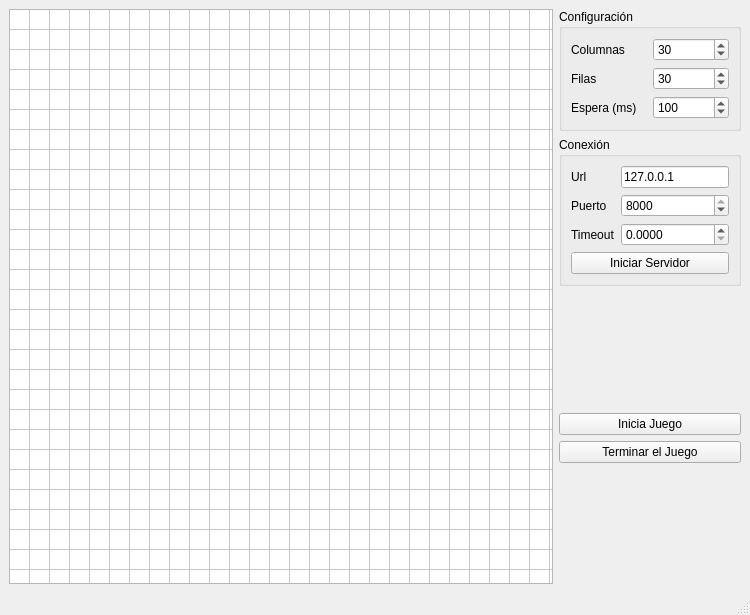
<?xml version="1.0" encoding="UTF-8"?>
<ui version="4.0">
 <class>MainWindow</class>
 <widget class="QMainWindow" name="MainWindow">
  <property name="geometry">
   <rect>
    <x>0</x>
    <y>0</y>
    <width>750</width>
    <height>615</height>
   </rect>
  </property>
  <property name="minimumSize">
   <size>
    <width>0</width>
    <height>0</height>
   </size>
  </property>
  <property name="windowTitle">
   <string>Servidor</string>
  </property>
  <widget class="QWidget" name="centralwidget">
   <layout class="QHBoxLayout" name="horizontalLayout">
    <item>
     <widget class="QTableWidget" name="tableWidget">
      <property name="sizePolicy">
       <sizepolicy hsizetype="Expanding" vsizetype="Expanding">
        <horstretch>0</horstretch>
        <verstretch>0</verstretch>
       </sizepolicy>
      </property>
      <property name="verticalScrollBarPolicy">
       <enum>Qt::ScrollBarAlwaysOff</enum>
      </property>
      <property name="horizontalScrollBarPolicy">
       <enum>Qt::ScrollBarAlwaysOff</enum>
      </property>
      <property name="autoScroll">
       <bool>true</bool>
      </property>
      <property name="dragDropOverwriteMode">
       <bool>true</bool>
      </property>
      <property name="rowCount">
       <number>30</number>
      </property>
      <property name="columnCount">
       <number>30</number>
      </property>
      <attribute name="horizontalHeaderVisible">
       <bool>false</bool>
      </attribute>
      <attribute name="horizontalHeaderDefaultSectionSize">
       <number>20</number>
      </attribute>
      <attribute name="horizontalHeaderHighlightSections">
       <bool>false</bool>
      </attribute>
      <attribute name="horizontalHeaderMinimumSectionSize">
       <number>1</number>
      </attribute>
      <attribute name="verticalHeaderVisible">
       <bool>false</bool>
      </attribute>
      <attribute name="verticalHeaderDefaultSectionSize">
       <number>20</number>
      </attribute>
      <attribute name="verticalHeaderHighlightSections">
       <bool>false</bool>
      </attribute>
      <attribute name="verticalHeaderMinimumSectionSize">
       <number>1</number>
      </attribute>
      <row/>
      <row/>
      <row/>
      <row/>
      <row/>
      <row/>
      <row/>
      <row/>
      <row/>
      <row/>
      <row/>
      <row/>
      <row/>
      <row/>
      <row/>
      <row/>
      <row/>
      <row/>
      <row/>
      <row/>
      <row/>
      <row/>
      <row/>
      <row/>
      <row/>
      <row/>
      <row/>
      <row/>
      <row/>
      <row/>
      <column/>
      <column/>
      <column/>
      <column/>
      <column/>
      <column/>
      <column/>
      <column/>
      <column/>
      <column/>
      <column/>
      <column/>
      <column/>
      <column/>
      <column/>
      <column/>
      <column/>
      <column/>
      <column/>
      <column/>
      <column/>
      <column/>
      <column/>
      <column/>
      <column/>
      <column/>
      <column/>
      <column/>
      <column/>
      <column/>
     </widget>
    </item>
    <item>
     <layout class="QVBoxLayout" name="verticalLayout_2">
      <property name="sizeConstraint">
       <enum>QLayout::SetMinimumSize</enum>
      </property>
      <item>
       <widget class="QGroupBox" name="groupBox">
        <property name="sizePolicy">
         <sizepolicy hsizetype="Preferred" vsizetype="Maximum">
          <horstretch>0</horstretch>
          <verstretch>0</verstretch>
         </sizepolicy>
        </property>
        <property name="title">
         <string>Configuración</string>
        </property>
        <layout class="QGridLayout" name="gridLayout">
         <item row="0" column="0">
          <widget class="QLabel" name="label_3">
           <property name="text">
            <string>Columnas</string>
           </property>
          </widget>
         </item>
         <item row="1" column="0">
          <widget class="QLabel" name="label">
           <property name="text">
            <string>Filas</string>
           </property>
          </widget>
         </item>
         <item row="0" column="1">
          <widget class="QSpinBox" name="spinBox_2">
           <property name="minimum">
            <number>1</number>
           </property>
           <property name="maximum">
            <number>1000000000</number>
           </property>
           <property name="value">
            <number>30</number>
           </property>
          </widget>
         </item>
         <item row="1" column="1">
          <widget class="QSpinBox" name="spinBox_3">
           <property name="minimum">
            <number>1</number>
           </property>
           <property name="maximum">
            <number>1000000000</number>
           </property>
           <property name="value">
            <number>30</number>
           </property>
          </widget>
         </item>
         <item row="2" column="1">
          <widget class="QSpinBox" name="spinBox">
           <property name="maximum">
            <number>3000</number>
           </property>
           <property name="value">
            <number>100</number>
           </property>
          </widget>
         </item>
         <item row="2" column="0">
          <widget class="QLabel" name="label_2">
           <property name="text">
            <string>Espera (ms)</string>
           </property>
          </widget>
         </item>
        </layout>
       </widget>
      </item>
      <item>
       <widget class="QGroupBox" name="groupBox_2">
        <property name="sizePolicy">
         <sizepolicy hsizetype="Maximum" vsizetype="Maximum">
          <horstretch>0</horstretch>
          <verstretch>0</verstretch>
         </sizepolicy>
        </property>
        <property name="title">
         <string>Conexión</string>
        </property>
        <layout class="QGridLayout" name="gridLayout_2">
         <item row="0" column="0">
          <widget class="QLabel" name="label_6">
           <property name="text">
            <string>Url</string>
           </property>
          </widget>
         </item>
         <item row="0" column="1">
          <widget class="QLineEdit" name="lineEdit">
           <property name="text">
            <string>127.0.0.1</string>
           </property>
          </widget>
         </item>
         <item row="2" column="0">
          <widget class="QLabel" name="label_5">
           <property name="text">
            <string>Timeout</string>
           </property>
          </widget>
         </item>
         <item row="3" column="0" colspan="2">
          <widget class="QPushButton" name="pushButton">
           <property name="text">
            <string>Iniciar Servidor</string>
           </property>
          </widget>
         </item>
         <item row="2" column="1">
          <widget class="QDoubleSpinBox" name="doubleSpinBox">
           <property name="decimals">
            <number>4</number>
           </property>
          </widget>
         </item>
         <item row="1" column="0">
          <widget class="QLabel" name="label_4">
           <property name="text">
            <string>Puerto</string>
           </property>
          </widget>
         </item>
         <item row="1" column="1">
          <widget class="QSpinBox" name="spinBox_4">
           <property name="maximum">
            <number>8000</number>
           </property>
           <property name="value">
            <number>8000</number>
           </property>
          </widget>
         </item>
        </layout>
       </widget>
      </item>
      <item>
       <spacer name="verticalSpacer_2">
        <property name="orientation">
         <enum>Qt::Vertical</enum>
        </property>
        <property name="sizeType">
         <enum>QSizePolicy::MinimumExpanding</enum>
        </property>
        <property name="sizeHint" stdset="0">
         <size>
          <width>20</width>
          <height>40</height>
         </size>
        </property>
       </spacer>
      </item>
      <item>
       <widget class="QPushButton" name="pushButton_2">
        <property name="text">
         <string>Inicia Juego</string>
        </property>
       </widget>
      </item>
      <item>
       <widget class="QPushButton" name="pushButton_3">
        <property name="text">
         <string>Terminar el Juego</string>
        </property>
       </widget>
      </item>
      <item>
       <spacer name="verticalSpacer">
        <property name="orientation">
         <enum>Qt::Vertical</enum>
        </property>
        <property name="sizeType">
         <enum>QSizePolicy::MinimumExpanding</enum>
        </property>
        <property name="sizeHint" stdset="0">
         <size>
          <width>20</width>
          <height>40</height>
         </size>
        </property>
       </spacer>
      </item>
     </layout>
    </item>
   </layout>
  </widget>
  <widget class="QMenuBar" name="menubar">
   <property name="geometry">
    <rect>
     <x>0</x>
     <y>0</y>
     <width>750</width>
     <height>22</height>
    </rect>
   </property>
  </widget>
  <widget class="QStatusBar" name="statusbar"/>
 </widget>
 <resources/>
 <connections/>
</ui>
